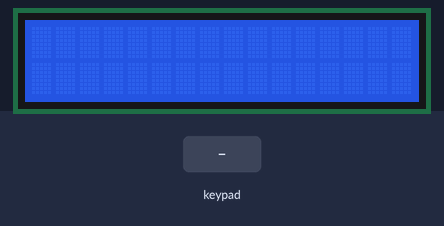
A sketch run on a simulated Arduino Uno, built with avr-gcc and run on an emulated ATmega328P. Parts: 16×2 character LCD. The inputs (shaded band) are chosen by the test bench. What the sketch prints to the serial monitor is not drawn.

Above: at 1.2 s.
1.3 s: keypad keys 5 4 3 2 * pressed 0.4 s apart
At 4.3 s:
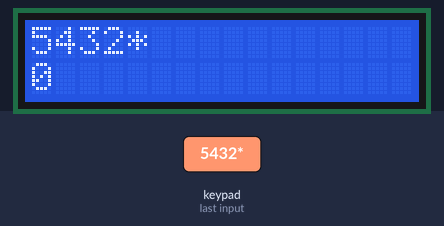
4.8 s: key '/' pressed
At 5.9 s:
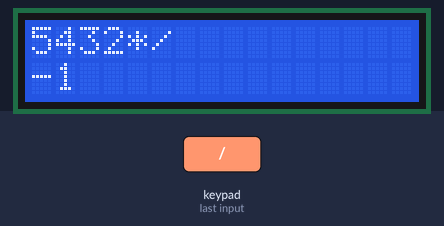
6.3 s: key '+' pressed
At 7.1 s:
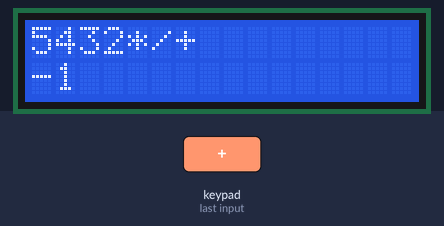
7.8 s: keypad keys 6 7 8 9 * pressed 0.4 s apart
At 10.7 s:
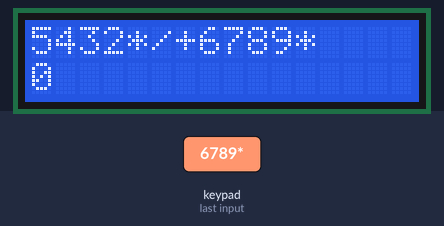
11.3 s: keypad keys 1 3 9 7 * pressed 0.4 s apart
At 13.6 s:
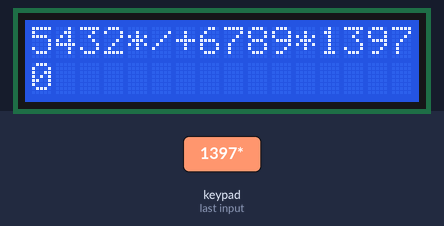
14.8 s: key '/' pressed
At 16.1 s:
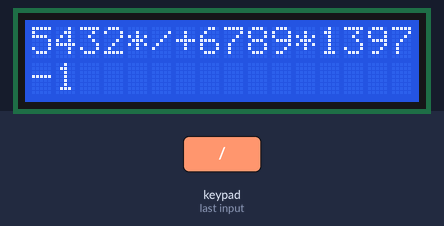
Timing chart, 0 to 17.3 s (numbered marks = the images above; inputs shaded):
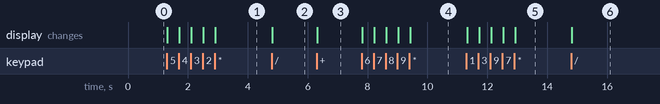

Measured:
- after the input at 1.3 s, the display: first changes at once (image 1 shows a later state)
- after the input at 4.8 s, the display: changes at once (image 2)
- after the input at 6.3 s, the display: changes at once (image 3)
- after the input at 7.8 s, the display: first changes at once (image 4 shows a later state)
- after the input at 11.3 s, the display: first changes at once (image 5 shows a later state)
- after the input at 14.8 s, the display: changes at once (image 6)

The sketch:

lab4_keyboard_lcd.ino
```cpp
#include <Keypad.h>
#include <LiquidCrystal_I2C.h>

LiquidCrystal_I2C lcd(0x27, 16, 2);

const int ROW_NUM = 4;    // four rows
const int COLUMN_NUM = 4; // four columns

const char RemoveKey = 'R';
const char ClearKey = 'C';
const char DivideKey = '/';
const char MultiplyKey = '*';
const char SubtractKey = '-';
const char AddKey = '+';

char keys[ROW_NUM][COLUMN_NUM] = {
    {ClearKey, '7', '4', '1'},
    {'0', '8', '5', '2'},
    {RemoveKey, '9', '6', '3'},
    {DivideKey, MultiplyKey, SubtractKey, AddKey}};

byte pin_rows[ROW_NUM] = {5, 4, 3, 2};      // connect to the row pinouts of the keypad
byte pin_column[COLUMN_NUM] = {6, 7, 8, 9}; // connect to the column pinouts of the keypad

Keypad keypad = Keypad(makeKeymap(keys), pin_rows, pin_column, ROW_NUM, COLUMN_NUM);

String expression = "";

void setup()
{
    lcd.init();
    lcd.backlight();

    Serial.begin(9600);
}

void loop()
{
    char key = keypad.getKey();

    if (!key)
        return;

    Serial.print(key);

    modifyExpression(key);
    long result = tryCalculateExpression();

    lcd.clear();
    lcd.setCursor(0, 0);
    lcd.print(expression);

    lcd.setCursor(0, 1);
    lcd.print(result);
}

void modifyExpression(char key)
{
    if (key == RemoveKey)
        expression = expression.substring(0, expression.length() - 1);
    else if (key == ClearKey)
        expression = "";
    else
        expression += key;
}

long tryCalculateExpression()
{
    long result = 0;
    long operand = 0;
    char operation = AddKey;
    for (char c : expression)
    {
        if (isdigit(c))
        {
            operand = (operand * 10) + (c - '0');
        }
        else if (c == AddKey || c == SubtractKey || c == MultiplyKey || c == DivideKey)
        {
            switch (operation)
            {
            case AddKey:
                result += operand;
                break;
            case SubtractKey:
                result -= operand;
                break;
            case MultiplyKey:
                result *= operand;
                break;
            case DivideKey:
                result /= operand;
                break;
            }
            operation = c;
            operand = 0;
        }
    }
    switch (operation)
    {
    case AddKey:
        result += operand;
        break;
    case SubtractKey:
        result -= operand;
        break;
    case MultiplyKey:
        result *= operand;
        break;
    case DivideKey:
        result /= operand;
        break;
    }

    return result;
}
```
